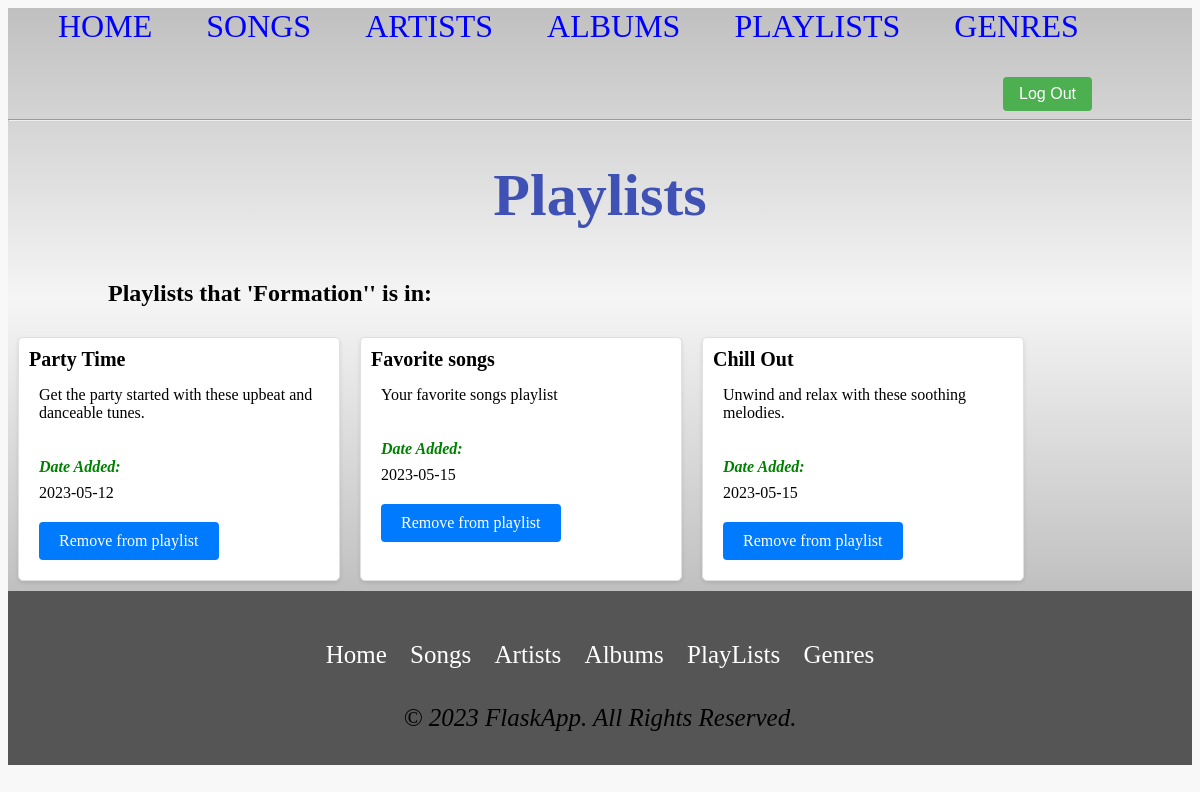
/song/1/playlists (signed in), run on the app's committed database.
### tables this page shows
CREATE TABLE Song (
    SongID INTEGER PRIMARY KEY,
    Title VARCHAR(255),
    ArtistID INT,
    AlbumID INT,
    Year INT,
    Duration VARCHAR(255),
    Lyrics TEXT,
    FOREIGN KEY (ArtistID) REFERENCES Artist(ArtistID),
    FOREIGN KEY (AlbumID) REFERENCES Album(AlbumID)
);

CREATE TABLE PlaylistSong (
    PlaylistID INTEGER,
    SongID INTEGER,
    DateAdded DATE,
    PRIMARY KEY (PlaylistID, SongID),
    FOREIGN KEY (PlaylistID) REFERENCES Playlist(PlaylistID),
    FOREIGN KEY (SongID) REFERENCES Song(SongID)
);

CREATE TABLE Playlist (
    PlaylistID INTEGER PRIMARY KEY AUTOINCREMENT,
    Title VARCHAR(255),
    Description TEXT,
    UserID INTEGER,
    TotalDuration VARCHAR(255),
    FOREIGN KEY (UserID) REFERENCES User(UserID)
);

### main.py (the view)
@app.route('/song/<int:song_id>/playlists')
def view_playlists_for_song(song_id):
  conn = get_db_connection()
  user_id = session.get('user_id')
  if not user_id:
    conn.close()
    return redirect(url_for('existing_user'))
  song = conn.execute('SELECT * FROM Song WHERE SongID = ?',
                      (song_id, )).fetchone()
  playlists = conn.execute(
    'SELECT Playlist.*, PlaylistSong.DateAdded FROM Playlist JOIN PlaylistSong ON Playlist.PlaylistID = PlaylistSong.PlaylistID JOIN Song ON PlaylistSong.SongID = Song.SongID JOIN Users ON Playlist.UserID = Users.UserID WHERE Song.SongID = ? AND Users.UserID = ?',
    (song_id, user_id)).fetchall()
  conn.close()
  return render_template('song_playlist.html',
                         playlists=playlists,
                         song=song,
                         song_id=song_id)

### main.py (called while the page is built)
def get_db_connection():
  conn = sqlite3.connect('database.db')
  conn.row_factory = sqlite3.Row
  return conn

### templates/song_playlist.html (shortened to what this page needs)
{% extends 'base.html' %}
{% block content %}
  {% if playlists %}
    <h1>Playlists</h1>
    {% if song %}
      <h2 style="margin-left: 100px; margin-right: 100px;">Playlists that '{{ song.Title }}'' is in:</h2>
    {% endif %}
    <div class="card-container">
      {% for playlist in playlists %}
        <div class="card">
          <div class="card-title">{{ playlist.Title }}</div>
          <div class="card-content">{{ playlist.Description }}</div>
          {% if song %}
            <div class="card-content-date">
              <p style="color: green; font-weight: 600;">Date Added: </p>
              <div>{{ playlist.DateAdded }}</div>
            </div>
            <div class="card-action">
              <a href="{{ url_for('remove_song_from_playlist', playlist_id=playlist.PlaylistID, song_id=song.SongID)}}">Remove from playlist</a>
            </div>
          {% else %}
            <div class="card-action">
              <a href="{{ url_for('add_song_to_playlist', playlist_id=playlist.PlaylistID) }}">View songs</a>
            </div>
          {% endif %}
        </div>
      {% endfor %}
    </div>
{% endif %}
{% endblock %}

### static/styles/style.css (style rules this page uses)
h1 { color: #333; font-size: 2.5em; margin-bottom: 0.5em; }
p { color: black; font-size: 1em; margin-bottom: 0.5em; font-style: italic; }
body { background-color: #F8F8F8; }
.card { border: 1px solid #ECECEC; box-shadow: 0px 4px 4px rgba(0, 0, 0, 0.1); background-color: #FFFFFF; }
.card-title { font-size: 24px; font-weight: bold; margin-bottom: 0; }
h1 { font-size: 60px; font-weight: bold; text-align: center; color: #4051B5; margin-bottom: 50px; }
.card-container { display: flex; flex-wrap: wrap; }
.card { border: 1px solid #e0e0e0; border-radius: 5px; box-shadow: 0 2px 4px rgba(0, 0, 0, 0.1); margin: 10px; padding: 10px; width: 300px; position: relative; }
.card-title { font-size: 20px; font-weight: bold; margin-bottom: 15px; }
.card-content { font-size: 16px; margin-bottom: 10px; padding-left: 10px; text-align: left; }
.card-content-date { padding: 10px; }
.card-action a { display: inline-block; padding: 10px 20px; margin: 10px; font-size: 16px; color: #fff; background-color: #007bff; border-radius: 4px; text-decoration: none; transition: background-color 0.3s ease; }

### data on the page
Song: Title "Formation"
PlaylistSong: Title "Party Time", Description "Get the party started with these upbeat and danceable tunes.", DateAdded "2023-05-12"
PlaylistSong: Title "Favorite songs", Description "Your favorite songs playlist", DateAdded "2023-05-15"
PlaylistSong: Title "Chill Out", Description "Unwind and relax with these soothing melodies.", DateAdded "2023-05-15"
